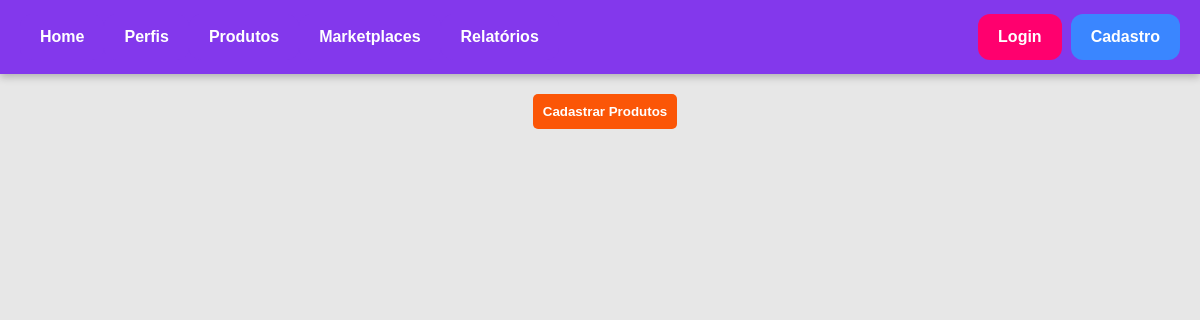
The app's page /produtos/, older data.
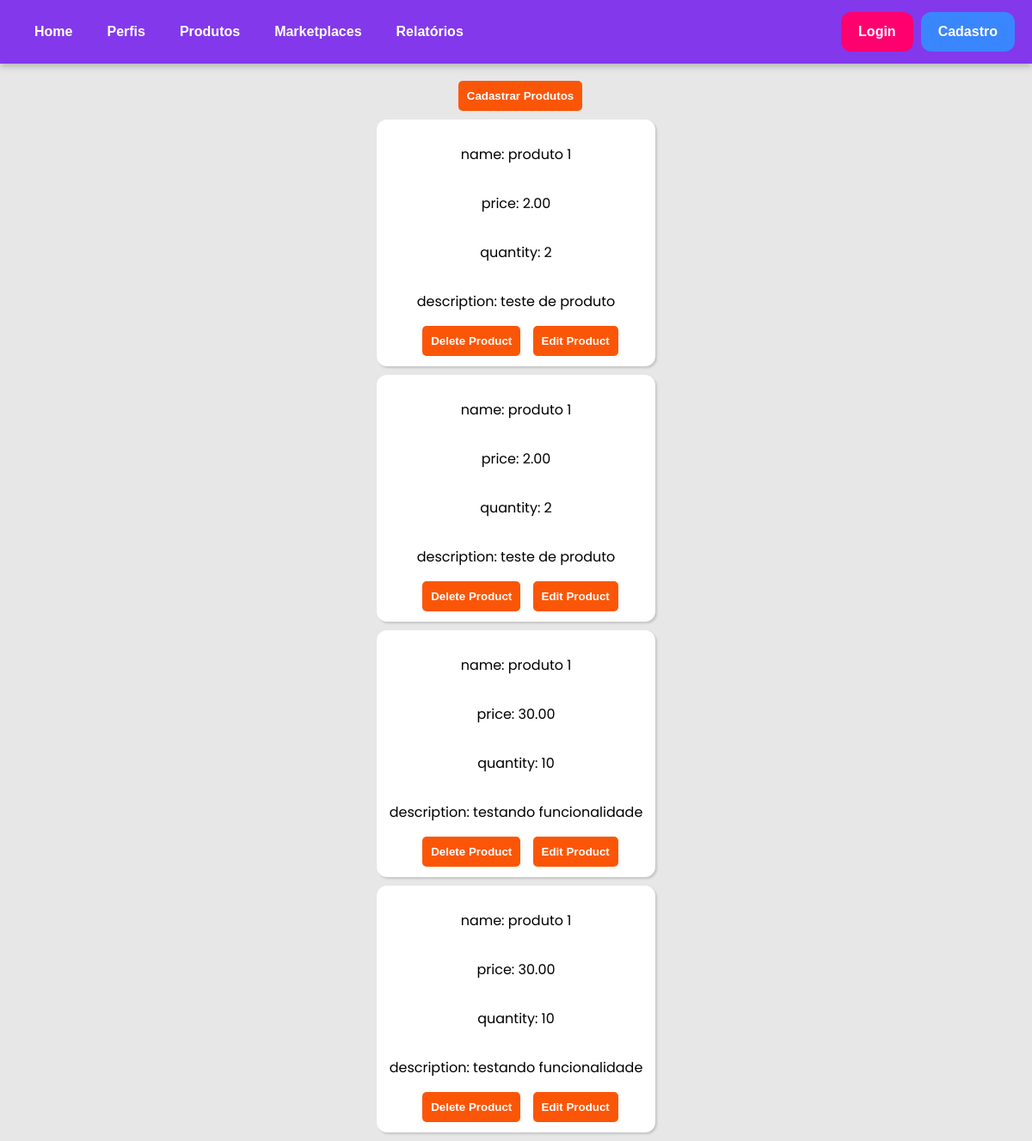
The same page, newer data.
### estoque_app/models.py (models this page shows, shortened)
class Product(models.Model):
    name = models.CharField(max_length=100)
    price = models.DecimalField(max_digits=10, decimal_places=2)
    stock_quantity = models.IntegerField()
    description = models.TextField()

### estoque_app/views.py (the view)
# urls.py: path("produtos/", views.produtos, name="produtos"),
def produtos (request):
    stock = Product.objects.all()
    return render(request, "estoque/produtos.html", {"stock": stock})

### estoque_app/templates/estoque/produtos.html (shortened to what this page needs)
{% extends "estoque/layout.html" %}
{% block content %}
<div class="edit-users">
    <a href="{% url 'registerProduct' %}"><button class="edit-button">Cadastrar Produtos</button></a>
</div>
{% for product in stock %}
<div class="user">
    <p>name: {{ product.name }}</p>
    <p>price: {{ product.price }}</p>
    <p>quantity: {{ product.stock_quantity }}</p>
    <p>description: {{ product.description }}</p>
    <form method="POST" action="/deleteProduct/">
        <button type="submit" class="btn btn-danger edit-button">Delete Product</button>
        <a href=""><button type="submit" class="btn btn-danger edit-button">Edit Product</button></a>
    </form>
</div>
{% endfor %}
{% endblock %}

### estoque_app/templates/estoque/layout.html (shortened to what this page needs)
<!DOCTYPE html>
<html lang="en">
<head>
    {% load static %}
    <link rel="stylesheet" type="text/css" href="{% static 'estoque/style.css' %}"/>
</head>
<body>
    <div class="navigation-bar">
        <a href="{% url 'home' %}"><button class="nav-buttons">Home</button></a>
        <a href="{% url 'perfis' %}"><button class="nav-buttons">Perfis</button></a>
        <a href="{% url 'produtos' %}"><button class="nav-buttons">Produtos</button></a>
        <a href="{% url 'marketplaces' %}"><button class="nav-buttons">Marketplaces</button></a>
        <button class="nav-buttons">Relatórios</button>
        <a class="right" href="{% url 'login' %}"><button class="nav-buttons" id="login-button">Login</button></a>
        <a href="{% url 'cadastro' %}"><button class="nav-buttons" id="signup-button">Cadastro</button></a>
    </div>
    <div class="body-content">
        {% block content %}
        {% endblock %}
    </div>
</body>
</html>

### estoque_app/static/estoque/style.css (style rules this page uses)
body { margin: 0px; font-family: Poppins; background-color: #e7e7e7; margin-bottom: 10px; }
a { text-decoration: none; color: black; }
.navigation-bar { background-color: #8338EC; display: flex; align-items: center; padding: 14px 20px; box-shadow: rgba(0, 0, 0, 0.24) 0px 3px 8px; }
.nav-buttons { float: left; display: block; color: white; background: #8338EC; border: none; padding: 14px 20px; text-decoration: none; font-size: medium; font-weight: 800; border-radius: 12px; }
.right { margin-left: auto; }
#login-button { margin-left: auto; background: #FF006E; border-radius: 12px; margin-right: 9px; }
#signup-button { background: #3A86FF; border-radius: 12px; }
.edit-users { display: flex; justify-items: center; justify-content: center; margin-top: 20px; }
.edit-button { background: #FB5607; border: none; padding: 10px; margin-left: 10px; border-radius: 5px; color: white; font-weight: bold; }
.user { display: flex; flex-direction: column; align-items: center; background: white; justify-content: center; width: 300px; height: auto; margin: auto; margin-top: 10px; padding: 12px; border-radius: 12px; box-shadow: rgba(0, 0, 0, 0.15) 1.95px 1.95px 2.6px; }

Row changes from the older to the newer data that the page shows:
added Product: name "produto 1", price "2.00", stock_quantity "2", description "teste de produto"
added Product: name "produto 1", price "2.00", stock_quantity "2", description "teste de produto"
added Product: name "produto 1", price "30.00", stock_quantity "10", description "testando funcionalidade"
added Product: name "produto 1", price "30.00", stock_quantity "10", description "testando funcionalidade"
